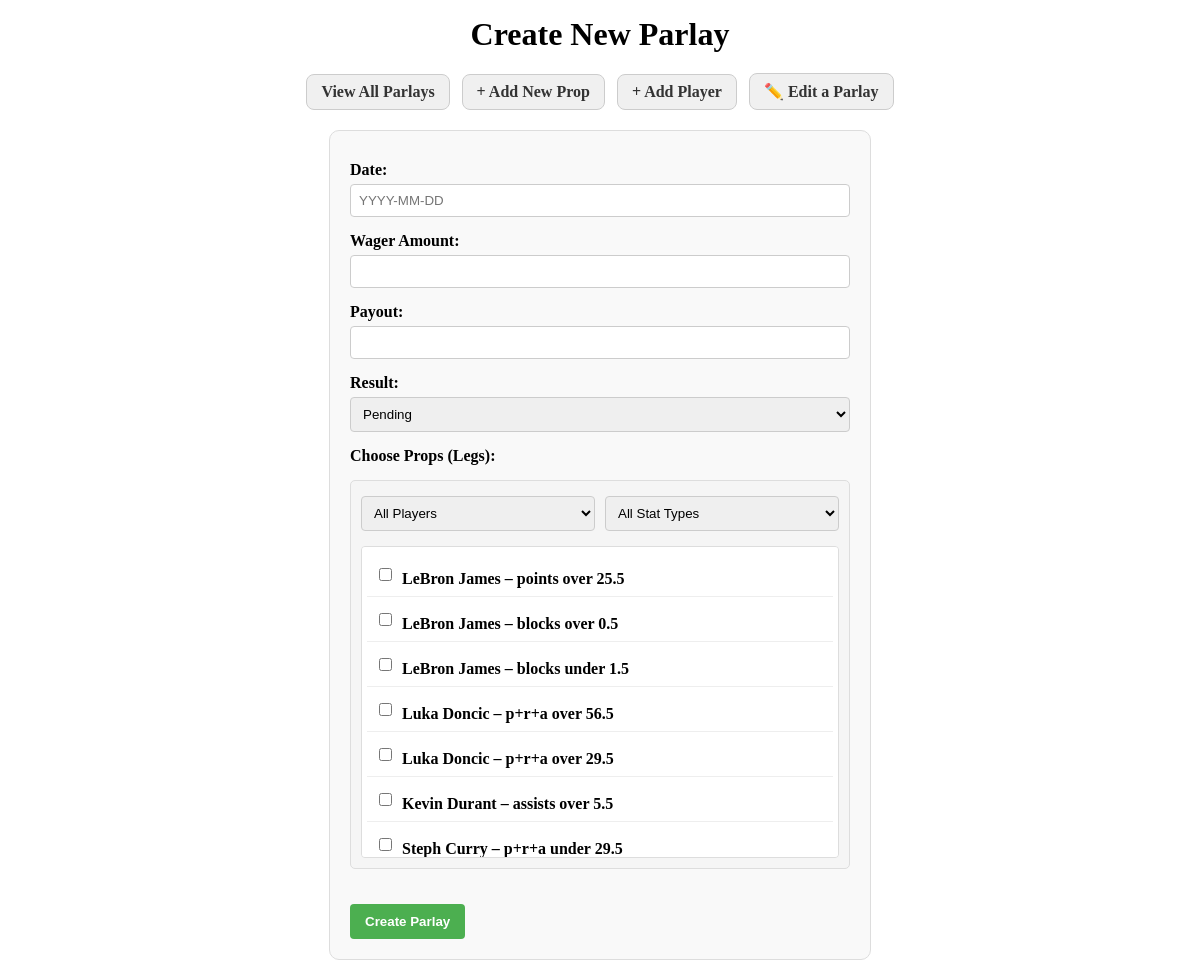
The page /create_parlay on the database its author committed.
### models.py (models this page shows)
class Prop(db.Model):
    id = db.Column(db.Integer, primary_key=True)
    player_id = db.Column(db.Integer, db.ForeignKey('player.id'), nullable=False)
    stat_type = db.Column(db.String, nullable=False)  # e.g., "points"
    line = db.Column(db.Float, nullable=False)        # e.g., 25.5
    over_under = db.Column(db.String, nullable=False) # "over" or "under"

class Player(db.Model):
    id = db.Column(db.Integer, primary_key=True)
    name = db.Column(db.String, nullable=False)
    props = db.relationship("Prop", backref="player", lazy=True)

### app.py (the view, shortened to what this page needs)
@app.route("/create_parlay", methods=["GET", "POST"])
def create_parlay():
    props = Prop.query.all()
    players = Player.query.all()  # Make sure this line exists
    return render_template("create_parlay.html", props=props, players=players)

### templates/create_parlay.html (shortened to what this page needs)
<!DOCTYPE html>
<html>
<head>
</head>
<body>
  <h1>Create New Parlay</h1>
  <div class="nav-links">
    <a href="/">View All Parlays</a>
    <a href="/create_prop">+ Add New Prop</a>
    <a href="/create_player">+ Add Player</a>
    <a href="/select_parlay_to_update">✏️ Edit a Parlay</a>
  </div>
  <form method="POST">
    <label>Date:</label>
    <input type="text" name="date" placeholder="YYYY-MM-DD">
    <label>Wager Amount:</label>
    <input type="number" name="wager_amount" step="0.01">
    <label>Payout:</label>
    <input type="number" name="payout" step="0.01">
    <label>Result:</label>
    <select name="result">
      <option value="pending">Pending</option>
    </select>
    <label>Choose Props (Legs):</label>
    <div class="prop-selection">
      <div class="search-filters">
        <select id="player-filter">
          <option value="all">All Players</option>
        </select>
        <select id="stat-type-filter">
          <option value="all">All Stat Types</option>
        </select>
      </div>
      <div class="props-container">
        {% if props %}
          {% for prop in props %}
            <div class="prop-item" data-player="{{ prop.player_id }}" data-stat-type="{{ prop.stat_type }}">
              <input type="checkbox" name="props" value="{{ prop.id }}" id="prop{{ prop.id }}" class="prop-checkbox">
              <label for="prop{{ prop.id }}">{{ prop.player.name }} – {{ prop.stat_type }} {{ prop.over_under }} {{ prop.line }}</label>
            </div>
          {% endfor %}
        {% else %}
          <div class="no-props">No props available. Add some props first.</div>
        {% endif %}
      </div>
    </div>
    <input type="submit" value="Create Parlay">
  </form>
</body>
</html>

### templates/create_parlay.html (style rules this page uses)
h1 { text-align: center; margin: 1rem 0; }
.nav-links { text-align: center; margin-bottom: 1rem; }
.nav-links a { display: inline-block; background-color: #f0f0f0; color: #333; text-decoration: none; padding: 8px 14px; border-radius: 8px; margin: 4px; border: 1px solid #ccc; font-weight: bold; transition: background-color 0.2s; }
form { max-width: 500px; margin: 0 auto; padding: 20px; background-color: #f9f9f9; border-radius: 10px; border: 1px solid #ddd; }
label { font-weight: bold; display: block; margin-top: 10px; }
input[type="text"], input[type="number"], select { width: 100%; padding: 8px; margin: 5px 0; border: 1px solid #ccc; border-radius: 4px; box-sizing: border-box; }
input[type="submit"] { background-color: #4CAF50; color: white; padding: 10px 15px; border: none; border-radius: 4px; cursor: pointer; font-weight: bold; margin-top: 20px; transition: background-color 0.2s; }
.prop-selection { margin: 15px 0; border: 1px solid #ddd; border-radius: 5px; padding: 10px; background: #f5f5f5; }
.search-filters { display: flex; gap: 10px; margin-bottom: 10px; flex-wrap: wrap; }
.search-filters select { flex: 1; min-width: 120px; }
.props-container { max-height: 300px; overflow-y: auto; border: 1px solid #ddd; border-radius: 4px; padding: 5px; background: white; }
.prop-item { padding: 8px; border-bottom: 1px solid #eee; display: flex; align-items: center; }
.prop-item input[type="checkbox"] { margin-right: 10px; }

### rows shown on the page
Prop: player.name "LeBron James", stat_type "points", over_under "over", line "25.5"
Prop: player.name "LeBron James", stat_type "blocks", over_under "over", line "0.5"
Prop: player.name "LeBron James", stat_type "blocks", over_under "under", line "1.5"
Prop: player.name "Luka Doncic", stat_type "p+r+a", over_under "over", line "56.5"
Prop: player.name "Luka Doncic", stat_type "p+r+a", over_under "over", line "29.5"
Prop: player.name "Kevin Durant", stat_type "assists", over_under "over", line "5.5"
Prop: player.name "Steph Curry", stat_type "p+r+a", over_under "under", line "29.5"
